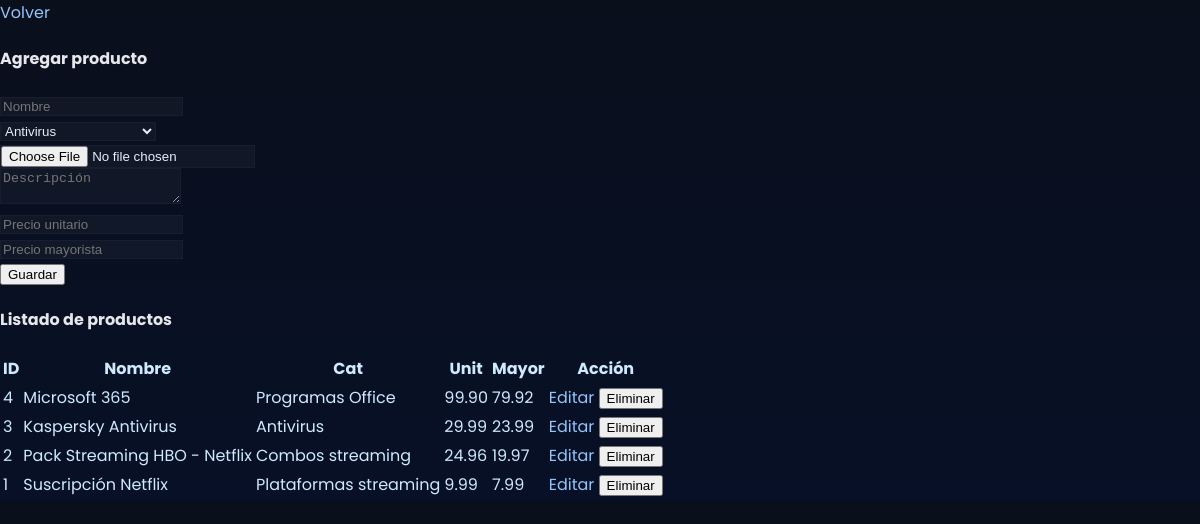
Screenshot of /admin/productos.php (signed in) with the database file from the repository.
### tables this page shows
CREATE TABLE `productos` (
  `id` int(11) NOT NULL,
  `nombre` varchar(255) DEFAULT NULL,
  `descripcion` varchar(255) DEFAULT NULL,
  `precio_unitario` decimal(10,2) DEFAULT NULL,
  `precio_mayor` decimal(10,2) DEFAULT NULL,
  `imagen` varchar(255) DEFAULT NULL,
  `categoria_id` int(11) DEFAULT NULL
);

CREATE TABLE `categorias` (
  `id` int(11) NOT NULL,
  `nombre` varchar(255) DEFAULT NULL,
  `descripcion` varchar(255) DEFAULT NULL,
  `imagen` varchar(255) DEFAULT NULL,
  `orden` int(11) DEFAULT 1
);

### inc/functions.php (called while the page is built, shortened)
<?php
function e($s) {
    return htmlspecialchars($s, ENT_QUOTES | ENT_SUBSTITUTE, 'UTF-8');
}

### admin/productos.php (the view, shortened to what this page needs)
<?php
require '../inc/db.php';
require '../inc/functions.php';
$productos = $conn->query("SELECT p.*, c.nombre as categoria FROM productos p LEFT JOIN categorias c ON p.categoria_id=c.id ORDER BY p.id DESC")->fetch_all(MYSQLI_ASSOC);
$cats = $conn->query("SELECT id,nombre FROM categorias ORDER BY nombre")->fetch_all(MYSQLI_ASSOC);
?>
<!doctype html><html><head><meta charset="utf-8"><link href="../assets/css/style_moderno.css" rel="stylesheet"></head><body>
<div class="container py-4">
  <a href="dashboard.php" class="btn btn-link">Volver</a>
  <h4>Agregar producto</h4>
  <form method="post" enctype="multipart/form-data" class="mb-4">
    <div class="row g-2">
      <div class="col-md-6"><input name="nombre" class="form-control" placeholder="Nombre" required></div>
      <div class="col-md-3"><select name="categoria" class="form-select" required><?php foreach($cats as $c) echo '<option value="'.$c['id'].'">'.e($c['nombre']).'</option>'; ?></select></div>
      <div class="col-md-3"><input name="imagen" type="file" class="form-control"></div>
      <div class="col-12"><textarea name="descripcion" class="form-control" placeholder="Descripción"></textarea></div>
      <div class="col-md-6"><input name="precio_unitario" type="number" step="0.01" class="form-control" placeholder="Precio unitario" required></div>
      <div class="col-md-6"><input name="precio_mayor" type="number" step="0.01" class="form-control" placeholder="Precio mayorista" required></div>
    </div>
    <div class="mt-2"><button class="btn btn-success">Guardar</button></div>
  </form>
  <h4>Listado de productos</h4>
  <table class="table table-hover"><thead><tr><th>ID</th><th>Nombre</th><th>Cat</th><th>Unit</th><th>Mayor</th><th>Acción</th></tr></thead><tbody>
    <?php foreach($productos as $p): ?>
      <tr>
        <td><?= $p['id'] ?></td>
        <td><?= e($p['nombre']) ?></td>
        <td><?= e($p['categoria']) ?></td>
        <td><?= number_format($p['precio_unitario'],2) ?></td>
        <td><?= number_format($p['precio_mayor'],2) ?></td>
        <td>
          <a class="btn btn-sm btn-primary" href="productos_edit.php?id=<?= $p['id'] ?>">Editar</a>
          <form method="post" action="productos_delete.php" style="display:inline">
            <button class="btn btn-sm btn-danger" onclick="return confirm('Eliminar?')">Eliminar</button>
          </form>
        </td>
      </tr>
    <?php endforeach; ?>
  </tbody></table>
</div>
</body></html>

### assets/css/style_moderno.css (style rules this page uses)
:root { --bg:#0a0f1c; --muted:#9ca3af; --accent:#0ea5ff; --accent2:#7c3aed; --glass: rgba(255,255,255,0.03); --radius: 14px; }
* { box-sizing:border-box }
body { margin:0; font-family:'Poppins',sans-serif; background: linear-gradient(180deg,var(--bg),#071026); color:#e5e7eb; }
a { color:#93c5fd;text-decoration:none }
.form-control, .form-select { background: var(--glass); border:1px solid rgba(255,255,255,0.03); color:#e6eef8; }
.table { color:#cfe9ff; }

### rows the page displays
productos: id "4", nombre "Microsoft 365", categoria.nombre "Programas Office", precio_unitario "99.90", precio_mayor "79.92"
productos: id "3", nombre "Kaspersky Antivirus", categoria.nombre "Antivirus", precio_unitario "29.99", precio_mayor "23.99"
productos: id "2", nombre "Pack Streaming HBO - Netflix", categoria.nombre "Combos streaming", precio_unitario "24.96", precio_mayor "19.97"
productos: id "1", nombre "Suscripción Netflix", categoria.nombre "Plataformas streaming", precio_unitario "9.99", precio_mayor "7.99"

### other values shown
form field categoria "Antivirus"
